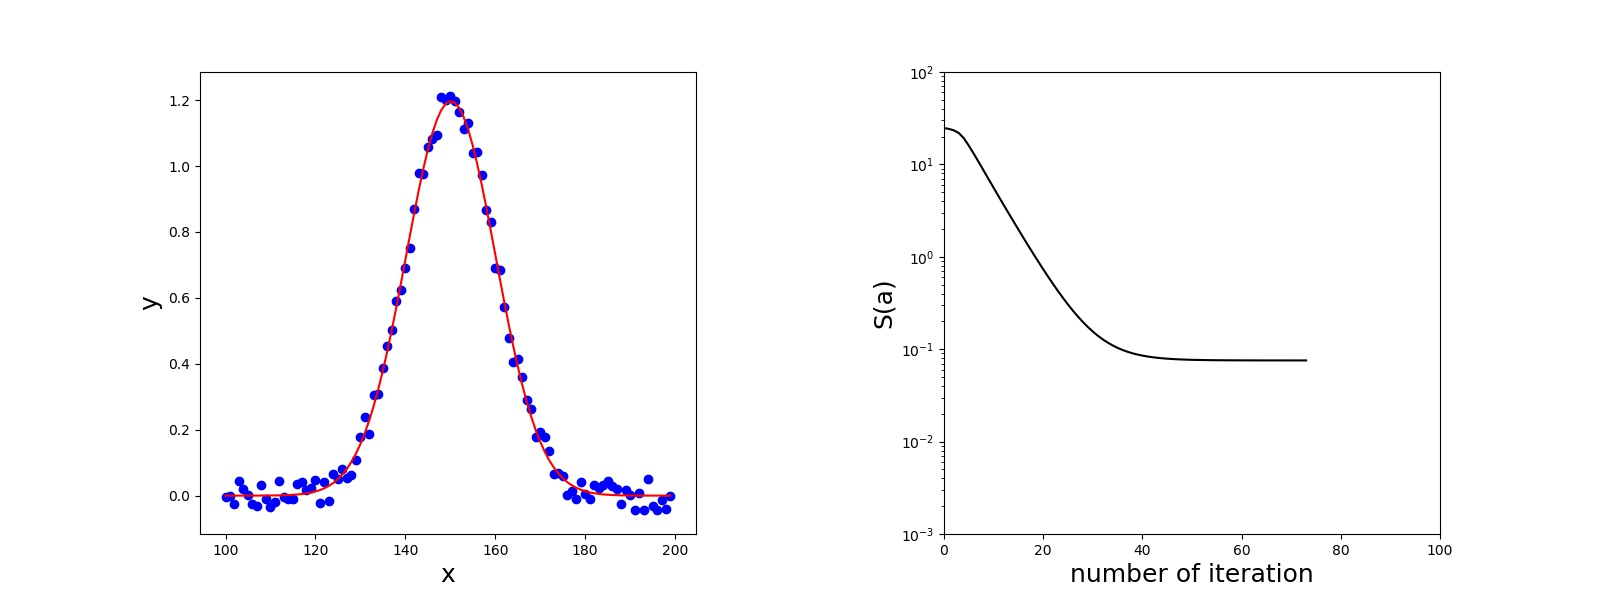

Reproduce this figure in Python.
import numpy as np
import matplotlib.pyplot as plt
import sympy as sym


def gaussian(arr_x, mean, sigma, a):
    """ガウス関数 (引数に値をとる)"""
    return a/(np.sqrt(2*np.pi)*sigma) * np.exp(-(arr_x - mean)**2 / (2*sigma**2))


def fitting_func(x, mean, sigma, amp):
    """ガウス関数 (引数にsympyのsumbolを取る)"""
    f = amp / (np.sqrt(2*np.pi)*sigma) * sym.exp(-(x - mean)**2 / (2*sigma**2))
    return f


def generate_data():
    """フィッティング用データの生成"""
    rand = np.random.rand(100)
    rand = (2 * rand - 1) * 0.05
    arr_x = np.arange(100, 200, 1)
    arr_y = gaussian(arr_x, 150, 10, 30) + rand
    return arr_x, arr_y


def jacobi_res(p1, p2, p3):
    """ヤコビ行列と残差ベクトルの計算"""
    jacobi = []
    res = []
    for i in range(arr_x.shape[0]):
        f = fitting_func(arr_x[i], a, b, c)
        r = arr_y[i] - f
        j1 = sym.diff(r, a)
        j2 = sym.diff(r, b)
        j3 = sym.diff(r, c)
        j1 = j1.subs([(a, p1), (b, p2), (c, p3)])
        j2 = j2.subs([(a, p1), (b, p2), (c, p3)])
        j3 = j3.subs([(a, p1), (b, p2), (c, p3)])
        j = [j1, j2, j3]
        r = r.subs([(a, p1), (b, p2), (c, p3)])
        jacobi.append(j)
        res.append(r)
    jacobi = np.array(jacobi).astype('float')
    res = np.array(res).astype('float')
    return jacobi, res


def initialize(init_a, init_b, init_c):
    """パラメータベクトルの初期化"""
    params = np.array([init_a, init_b, init_c])
    return params


def levenberg(params):
    """最大反復回数100回として反復計算"""
    n_iteration = 0
    res2_list = []
    lam = 0.01
    alpha = 1.0
    res_old = np.inf
    threshold = 1000
    init_params = params
    while n_iteration <= 100:
        J, r = jacobi_res(params[0], params[1], params[2])
        JJ = np.dot(J.T, J)
        inv = np.linalg.inv(JJ + lam*np.diag(np.diag(JJ)))
        new_params = params - alpha*np.dot(np.dot(inv, J.T), r)
        determination = np.linalg.norm(new_params - params)/np.linalg.norm(params)
        if determination < 1.0*10**(-5):
            break
        if np.linalg.norm(r) < res_old:
            lam = lam/10
        else:
            lam = lam*10
        params = new_params
        res_old = np.linalg.norm(r)
        res2_list.append(np.linalg.norm(r)**2)
        n_iteration += 1
        if abs(params[0]) > threshold or abs(params[1]) > threshold or abs(params[2]) > threshold:
            alpha = alpha / 10
            n_iteration = 0
            params = init_params
            res2_list = []
    return params, res2_list


def plot(params, res2_list):
    """グラフの描画"""
    fig, (ax1, ax2) = plt.subplots(ncols=2, figsize=(16, 6))
    fig.subplots_adjust(wspace=0.5, hspace=0.2)

    x1 = np.arange(100, 200, 1)
    func = gaussian(x1, params[0], params[1], params[2])
    ax1.set_xlabel('x', fontdict={'fontsize':18})
    ax1.set_ylabel('y', fontdict={'fontsize':18})
    ax1.plot(x1, func, color='red')
    ax1.scatter(arr_x, arr_y, color='blue')

    x2 = np.arange(0, len(res2_list), 1)
    ax2.set_yscale('log')
    ax2.set_xlabel('number of iteration', fontdict={'fontsize':18})
    ax2.set_ylabel('S(a)', fontdict={'fontsize':18})
    ax2.plot(x2, np.array(res2_list), color='black')
    ax2.set_ylim([1.0*10**(-3), 100.0])
    ax2.set_xlim([0, 100])

    plt.savefig('levenberg.jpg')
    plt.show()


if __name__ == '__main__':

    arr_x, arr_y = generate_data()

    (x, a, b, c) = sym.symbols('x a b c')

    init_params = initialize(130, 5, 5)
    params, res2_list = levenberg(init_params)
    plot(params, res2_list)










